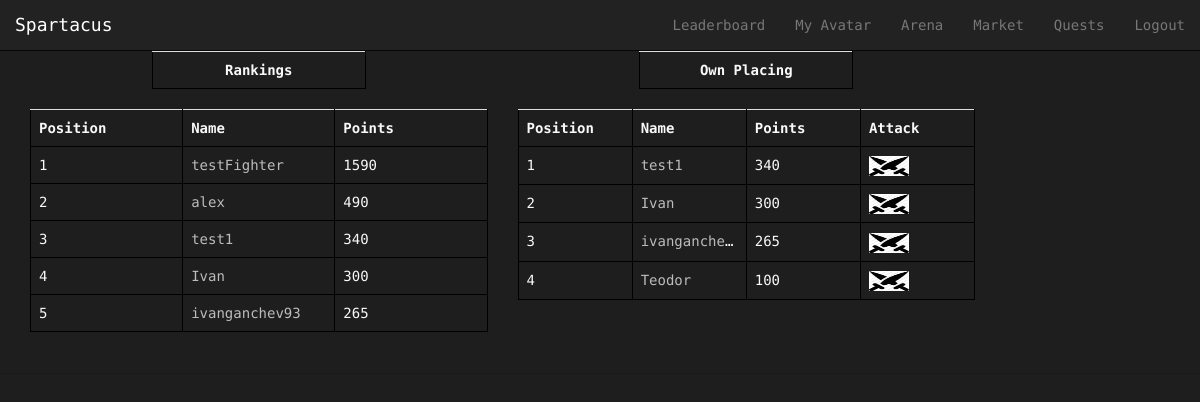
The app's page /Spartacus/arena/ (signed in) with its own data.
### Spartacus/models.py (models this page shows, shortened)
class Avatar(models.Model):
    user = models.OneToOneField(User)
    picture = models.ImageField(upload_to='profile_images', blank=True)
    cash = models.IntegerField(default = 1000)
    attack = models.IntegerField(default= 10)
    deffence = models.IntegerField(default= 10)
    strength = models.IntegerField(default= 10)
    agility = models.IntegerField(default= 10)
    intelligence = models.IntegerField(default = 10)
    victories = models.IntegerField(default = 0)
    points = models.IntegerField(default = 0) # for ranking...every time a gladiator fights get some amount of points

### Spartacus/views.py (the view, shortened to what this page needs)
@login_required
def arena(request):
    context_dict = {}
    try:
        avatars = Avatar.objects.order_by('-points')[:5]
        context_dict['avatars'] = avatars
    except:
        print "Query fail leaderboard"
    timePassed = True
    fightStartedAt = request.session.get("fightStartedAt")
    if timePassed:
        user = request.user
        try:
            opponents = Avatar.objects.exclude(user = user).order_by('-points')
            you = Avatar.objects.get(user = user)
            relevant_opponents = []
            for opponent in opponents:
                point_difference = int(opponent.points) - int(you.points)
                if point_difference < 200 and point_difference > - 200:
                    relevant_opponents += [opponent]
            context_dict['opponents'] = relevant_opponents
        except:
            print "Query fail Arena"
    context_dict['time_passed']=timePassed
    return render(request, 'Spartacus/arena.html', context_dict)

### templates/Spartacus/arena.html (shortened to what this page needs)
{% extends 'Spartacus/base.html' %}
{% load staticfiles %}
{% block body_block %}
{% if time_passed %}
<div class="container">
	<div class="row">
		<div class="col-xs-5">
			<div class="row">
				<div class="col-xs-6 col-xs-offset-3">
					<table class="table">
						<th style="text-align: center">Rankings</th>
					</table>
				</div>
			</div>
			<table class="table">
				<th>Position</th>
				<th>Name</th>
				<th>Points</th>
				{% for avatar in avatars %}
					<tr id="rank">
					<td></td>
					<td><a href="{% url 'avatar_view' avatar.user.username %}">{{ avatar.user.username}} </a></td>
					<td>{{avatar.points}}</td>
					</tr>
				{% endfor %}
			</table>
            <div class="col-xs-12">
            </div>
		</div>
        <div class="col-xs-5">
			<div class="row">
				<div class="col-xs-6 col-xs-offset-3">
					<table class="table">
						<th style="text-align: center">Own Placing</th>
					</table>
				</div>
			</div>
			<table class="table">
				<th>Position</th>
				<th>Name</th>
				<th>Points</th>
                <th>Attack</th>
				{% for opponent in opponents %}
					<tr id="rank">
					<td></td>
					<td><a href="{% url 'avatar_view' opponent.user.username %}">{{ opponent.user.username}} </a></td>
					<td>{{opponent.points}}</td>
                    <td><a href="{% url 'battle' opponent.user.username %}">
                        <img src = "{% static 'images/attack.jpg' %}" width = "40" height = "20">
                    </a></td>
					</tr>
				{% endfor %}
			</table>
            <div class="col-xs-12">
            </div>
		</div>
	</div>
</div>
{% else %}
        <div align="center"><h2>Please wait for {{ time_left }} seconds.</h2></div>
{% endif %}
{% endblock %}

### static/css/styles.css (style rules this page uses)
html,body { height: 100%; font-family: 'Droid Sans Mono', sans-serif; }
body { padding-top: 51px; background: #1E1E1E; color: #f9f9f9; }
a { color:#bcbcbc; }

### templates/Spartacus/base.html (style rules this page uses)
table { table-layout: fixed; }
table,th, td, tr { border: 1px solid black; white-space: nowrap; overflow: hidden; text-overflow: ellipsis; }

### templates/Spartacus/arena.html (style rules this page uses)
table { counter-reset: rowNumber; }
#rank { counter-increment: rowNumber; }
table tr td:first-child::before { content: counter(rowNumber); min-width: 1em; margin-right: 0.5em; }

### records on screen
Avatar: user.username "testFighter", points "1590"
Avatar: user.username "alex", points "490"
Avatar: user.username "test1", points "340"
Avatar: user.username "Ivan", points "300"
Avatar: user.username "ivanganchev93", points "265", user.username "ivanganche…"
Avatar: user.username "Teodor", points "100"
